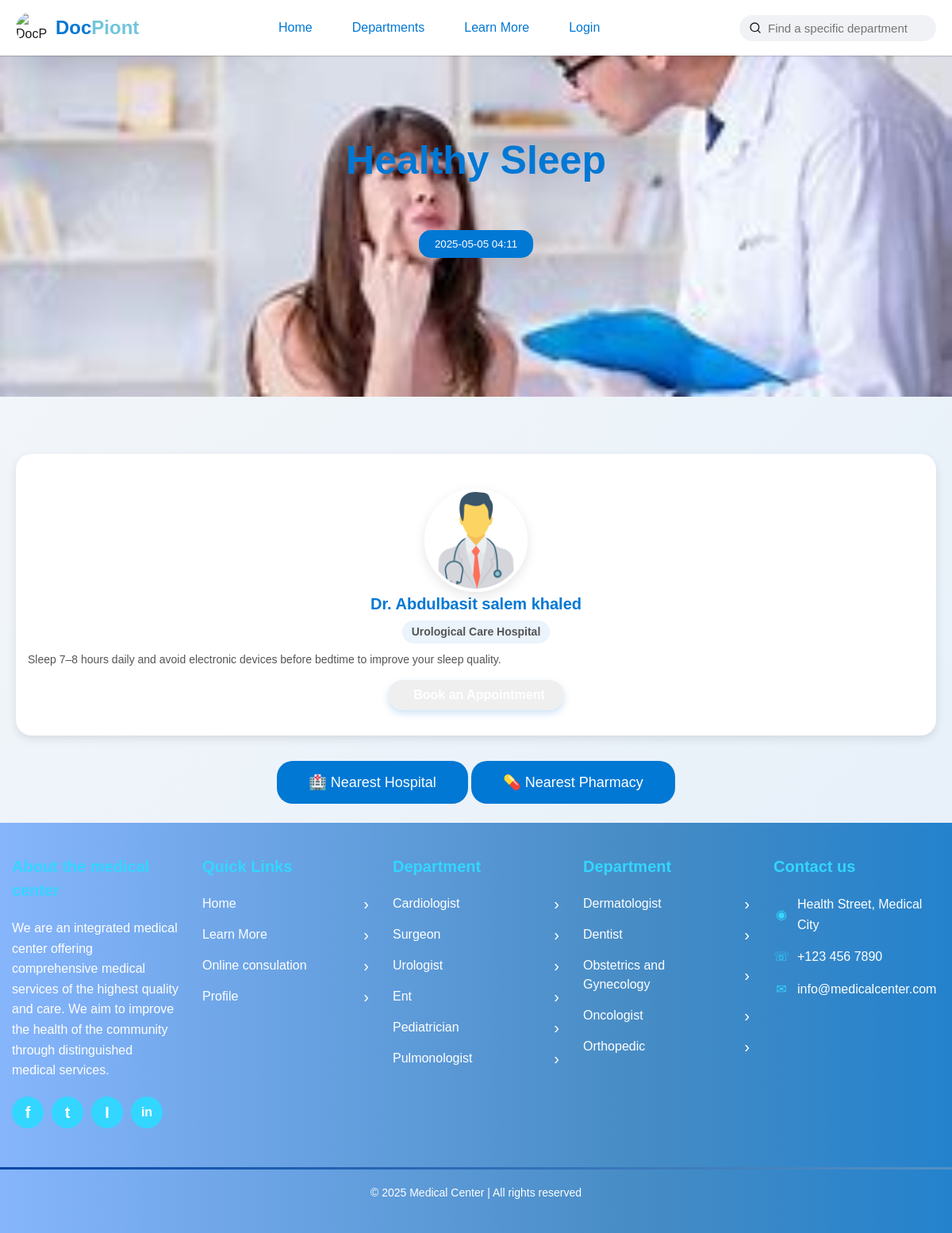
The app's page /post.php?id=4 with its own data.
### tables this page shows
CREATE TABLE `posts` (
  `id` int(11) NOT NULL,
  `title` varchar(255) DEFAULT NULL,
  `content` text DEFAULT NULL,
  `doctor_id` int(11) DEFAULT NULL,
  `image` varchar(225) DEFAULT NULL,
  `updated_at` datetime DEFAULT current_timestamp() ON UPDATE current_timestamp(),
  `created_at` datetime DEFAULT current_timestamp()
);

CREATE TABLE `doctors` (
  `id` int(11) NOT NULL,
  `name` varchar(100) DEFAULT NULL,
  `specialization` varchar(50) DEFAULT 'General',
  `phone` varchar(11) DEFAULT NULL,
  `email` varchar(200) DEFAULT NULL,
  `password` varchar(255) DEFAULT NULL,
  `hospital_id` int(11) DEFAULT NULL,
  `image` varchar(255) DEFAULT 'img/doctor.png',
  `created_at` datetime DEFAULT current_timestamp(),
  `updated_at` datetime DEFAULT current_timestamp() ON UPDATE current_timestamp(),
  `education` text DEFAULT NULL,
  `experience_years` varchar(20) DEFAULT NULL,
  `working_hours` varchar(100) DEFAULT NULL,
  `languages` varchar(255) DEFAULT 'Arabic',
  `birthday` date DEFAULT NULL,
  `department_id` int(11) DEFAULT NULL,
  `clinic_price` int(11) DEFAULT 150,
  `online_price` int(11) DEFAULT 100
);

### post.php (the view, shortened to what this page needs)
<?php session_start();
$post_id = (int)$_GET['id'];
include_once "includes/database.php";
$sql = "SELECT a.title, a.content, a.image post_image, a.created_at,d.id, d.name,d.specialization,d.image
      FROM posts a
      JOIN doctors d ON a.doctor_id = d.id
      WHERE a.id = ?";
$stmt = $conn->prepare($sql);
$stmt->bind_param("i", $post_id);
$stmt->execute();
$result = $stmt->get_result();
$post = $result->fetch_assoc();
?>
<!DOCTYPE html>
<html lang="en" >
<head>
    <link rel="stylesheet" href="css/patient.css">
</head>
<body style="text-align:center; font-family:Arial;  ">
<?php
  include_once "includes/header.php";
?>
  <div class="hero">
    <?php if (!empty($post['post_image']) && file_exists($post['post_image'])){ ?>
      <img src="<?= htmlspecialchars($post['post_image']) ?>" alt="Article Image"  class="background" />
    <?php } else { ?>
      <img src="img/background.jpeg" alt="Background" />
      <?php }?>
    <div class="overly">
      <h1><?= htmlspecialchars($post['title']) ?></h1>
      <div class="buttons">
      <button><?= date("Y-m-d H:i", strtotime(htmlspecialchars($post['created_at']))) ?></button>
      </div>
    </div>
  </div>
  <div class="contaier">
</div>
<div class="container-w">
      <div class="article-card">
      <?php if (!empty($post['image']) && file_exists($post['image'])){ ?>
      <div class="doctor-image">
        <img src="<?= htmlspecialchars($post['image']) ?>" alt="Dr. <?= htmlspecialchars($post['name']) ?>" title="Dr. <?= htmlspecialchars($post['name']) ?>">
      </div>
      <?php } ?>
      <div class="content">
        <h2 class="doctor-name">Dr. <?= htmlspecialchars($post['name']) ?></h2>
          <?php if (!empty($post['specialization'])){ ?>
          <p class="doctor-specialty"><?= htmlspecialchars($post['specialization']) ?></p>
          <?php }?>
          <div class="doctor-info">
              <div class="info-item">
                <p><?= nl2br(htmlspecialchars($post['content'])) ?></p>
              </div>
          </div>
          <button class="book-button">
            <a href="<?= BASE_URL ?>departments/book.php?id=<?= htmlspecialchars($post['id']) ?>">Book an Appointment</a>
          </button>
      </div>
    </div>
</div>
<div class="u">
  <button class="neu-button" onclick="findNearby('hospital')" >🏥 Nearest Hospital</button>
  <button class="neu-button" onclick="findNearby('pharmacy')">💊 Nearest Pharmacy</button>
</div>
<br>
<?php
    include_once "includes/footer.php";
?>
</body>
</html>

### css/patient.css (style rules this page uses)
* { margin: 0; padding: 0; box-sizing: border-box; }
body { min-height: 100vh; overflow-x: hidden; overflow-y: auto; background: linear-gradient(135deg, #f5f7fa 0%, #e4eff9 100%); }
:root { --primary-color: #1877f2; --secondary-color: #42b72a; --bg-color: #f0f2f5; --text-color: #050505; --text-secondary: #65676b; --divider-color: #ced0d4; --card-bg: #ffffff; --hover-bg: #f2f2f2; --shadow-1: 0 1px 2px rgba(0, 0, 0, 0.2); --shadow-2: 0 2px 4px rgba(0, 0, 0, 0.1); --radius: 8px; --nav-height: 56px; }
body { font-family: "Lato", sans-serif; line-height: 1.5; color: #1a1a1a; background-color: #f3f4f6; overflow-x: hidden; direction: ltr; }
a { text-decoration: none; color: inherit; }
.hero { position: relative; width: 100%; height: 500px; overflow: hidden; }
.background { width: 100%; height: 100%; object-fit: cover; animation: zoomIn 10s infinite alternate; }
.overly { position: absolute; top: 50%; left: 50%; transform: translate(-50%, -50%); color: rgb(255, 255, 255); text-align: center; animation: fadeIn 2s ease-in-out; }
.buttons button { margin: 10px; padding: 10px 20px; background:#0078d4; border: none; cursor: pointer; transition: all 0.3s; color: white; border-radius: 15px; }
.hero h1 { font-size: 50px; color: #0078d4; }
h2 { text-align: center; color: #0078d4; }
.article-card { background: white; border-radius: 20px; box-shadow: 0 4px 12px rgba(0, 0, 0, 0.1); margin: 10px; min-width: 300px; max-width: 300px; flex-shrink: 0; transition: transform 0.3s; }
.article-card img { border-top-left-radius: 20px; border-top-right-radius: 20px; width: 100%; height: 200px; object-fit: cover; }
.article-card .content { padding: 15px; }
.article-card p { font-size: 14px; color: #555; line-height: 1.5; }
.container-w { position: relative; max-width: 1200px; margin: 0 auto; }
.doctor-image { width: 130px; height: 130px; border-radius: 50%; margin: 12px auto 0; overflow: hidden; border: 4px solid white; box-shadow: 0 5px 15px rgba(0, 0, 0, 0.1); position: relative; }
.doctor-image img { width: 100%; height: 100%; object-fit: cover; transition: var(--transition); }
.doctor-name { font-size: 20px; font-weight: bold; margin-bottom: 6px; color: #0078d4 ; }
.doctor-specialty { color: #0078d4; margin-bottom: 10px; font-weight: 600; font-size: 16px; display: inline-block; padding: 4px 12px; background-color: rgba(0, 112, 210, 0.08); border-radius: 20px; }
.doctor-info { margin-bottom: 15px; }
.info-item { display: flex; align-items: center; margin-bottom: 6px; font-size: 14px; color: #6c757d; }
.book-button { background: linear-gradient(90deg, #0078d4); color:white; border: none; border-radius: 30px; padding: 10px 24px; font-size: 16px; font-weight: 600; cursor: pointer; transition: var(--transition); display: inline-flex; align-items: center; justify-content: center; gap: 8px; box-shadow: 0 4px 10px rgba(0, 112, 210, 0.2); }
.book-button a { color: white; }
.neu-button { padding: 16px 40px; font-size: 18px; border: none; border-radius: 20px; cursor: pointer; transition: 0.3s ease; color: white; background-color:#0078d4; }
.contaier { text-align: center; max-width: 1200px; margin: 0 auto; padding: 20px; }
h1 { color: #0078d4; margin-bottom: 40px; }

### post.php (style rules this page uses)
.article-card { margin: 32px 20px; padding: 32px 0; max-width: 100%; }
.article-card .content { padding: 0 15px; }

### records on screen
posts: image (picture), title "Healthy Sleep", created_at "2025-05-05 04:11", doctor.image (picture), doctor.name "Abdulbasit salem khaled", doctor.specialization "Urological Care Hospital", content "Sleep 7–8 hours daily and avoid electronic devices before bedtime to improve your sleep quality."
